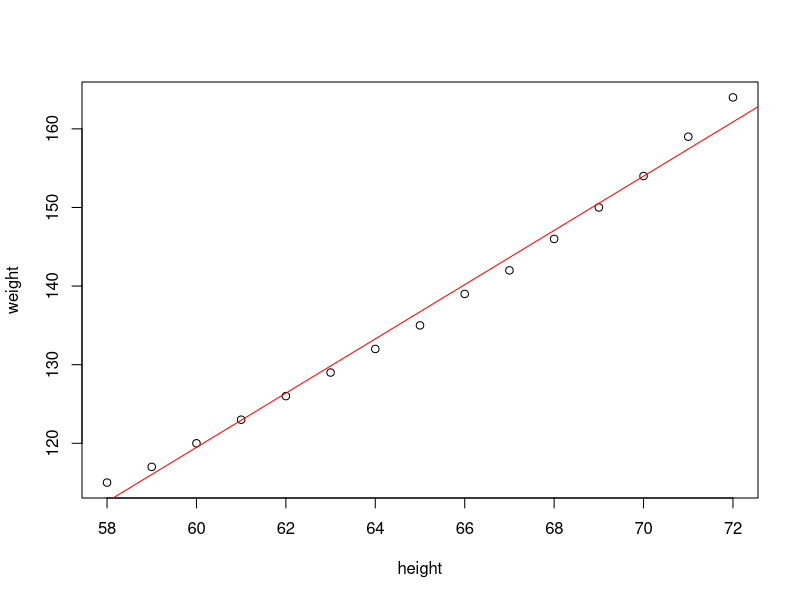
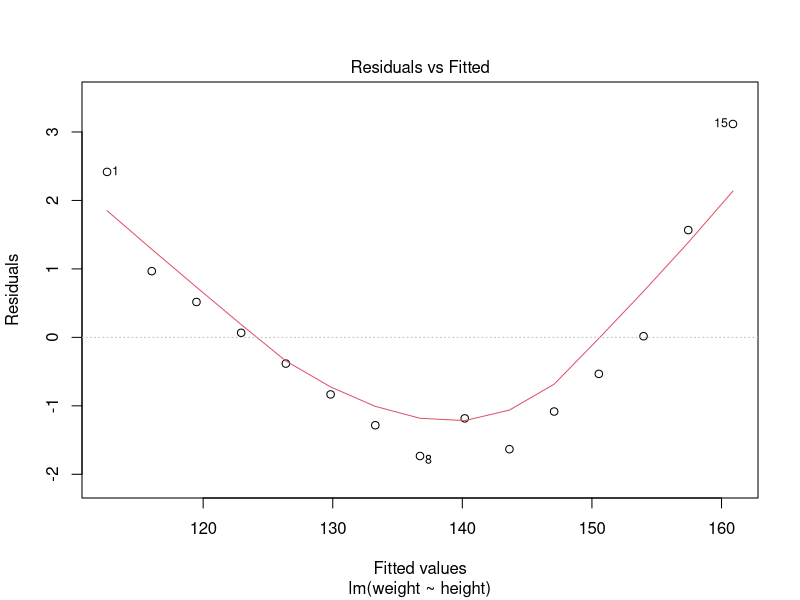
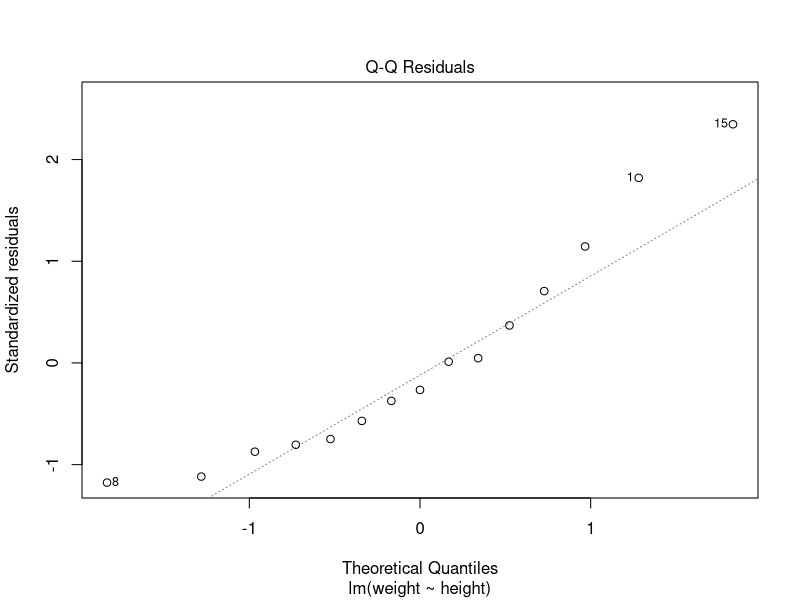
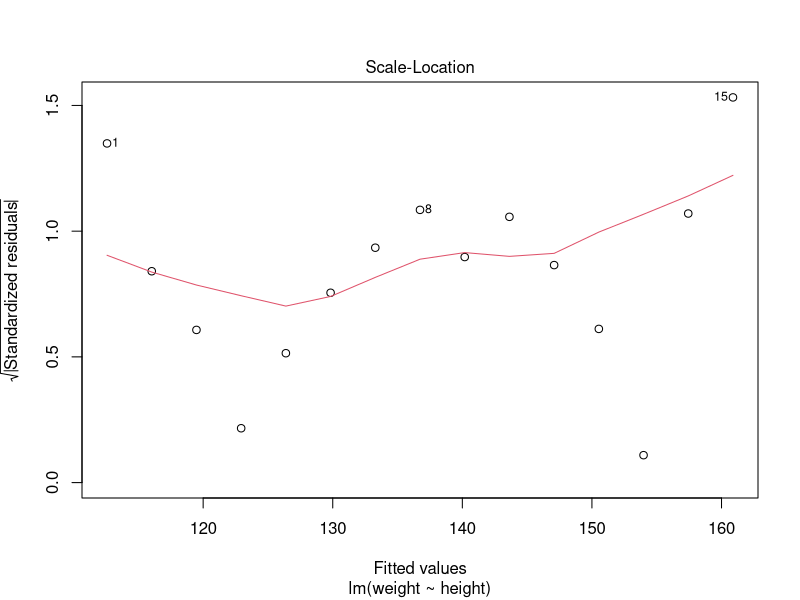
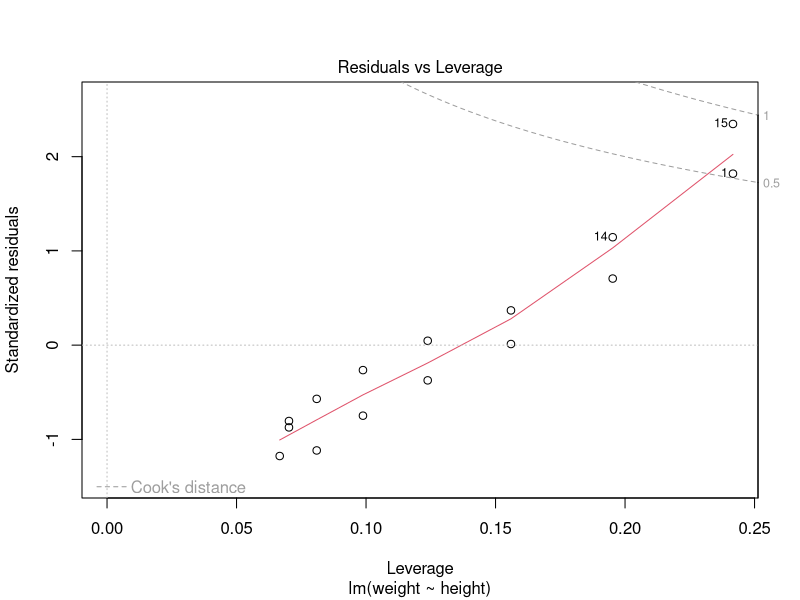
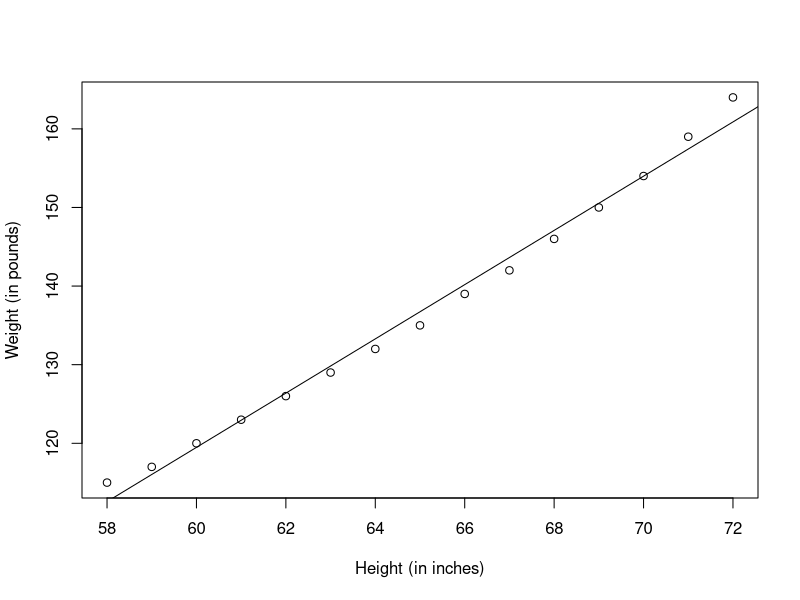
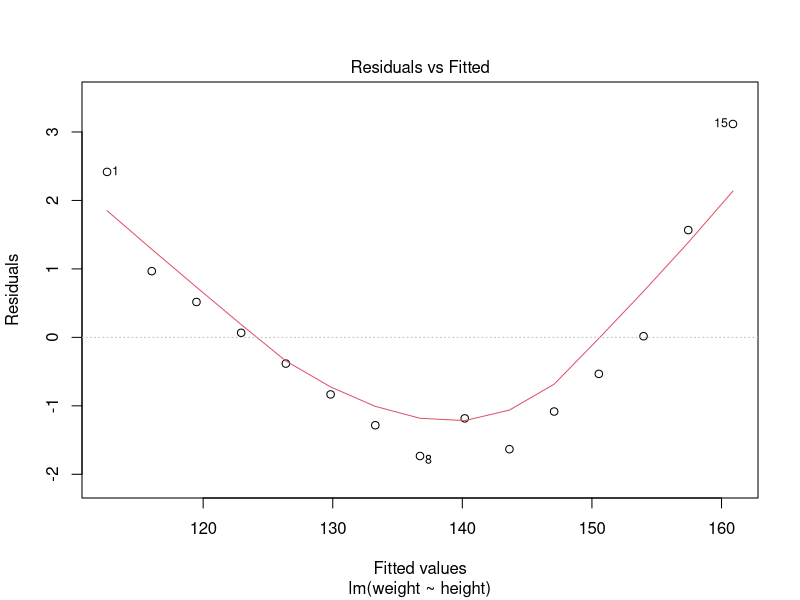
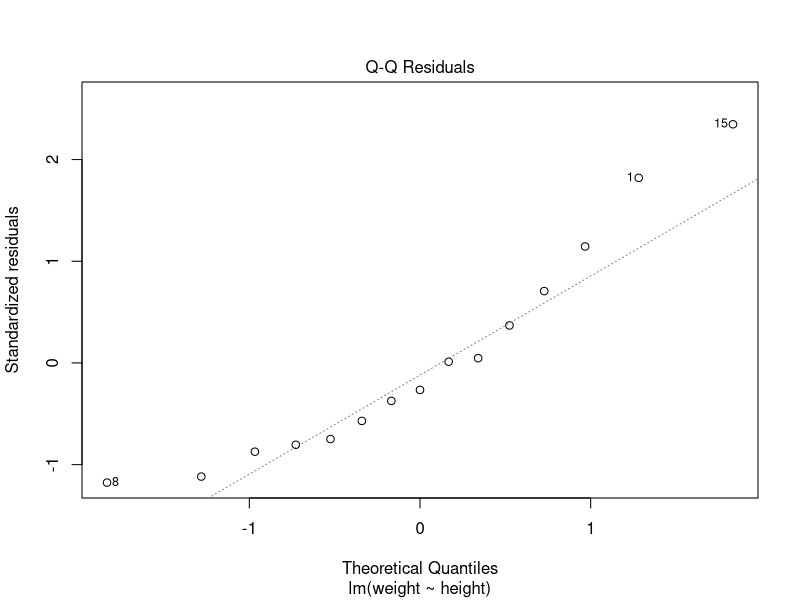

These figures' R source, in order: (Note: this script raises an error after producing the figures.)
# Modeling on women data set
data(women)
cor(women)
plot(women)  #par(mfrow=c(1,1))
abline(lm(weight ~ height, data=women),col='red' )
fit <- lm(weight ~ height, data=women)
plot(fit)
summary(fit)
women$weight

coefficients(fit)

fit$effects
cor(fitted(fit), women$weight)
fitted(fit)
residuals(fit)
plot(women$height,women$weight,xlab="Height (in inches)",
     ylab="Weight (in pounds)")
abline(fit)
# Weight = -87 + 3.455 x Height
#(mfrow=c(2,2))
plot(fit)
residualPlots(fit)

plot(y=residuals(fit),x= fitted(fit))

cbind(y=sqrt(scale(residuals(fit)^2)), x=fitted(fit))
residuals(fit)

x1 = residuals(fit)
y1=(x1 - min(x1)) / diff(range(x1))
plot(y=sqrt(y1), x=fitted(fit), ylim=c(0,1.5))

qqplot(residuals(fit))
scatter.smooth(y=sqrt(scale(residuals(fit))), x=fitted(fit))

loess.smooth(y=sqrt(scale(residuals(fit))), x=fitted(fit)) 
             
# Polynomial
fit2 <- lm(weight ~ height + I(height^2), data=women)
summary(fit2)
plot(women$height,women$weight,
     xlab="Height (in inches)",
     ylab="Weight (in lbs)")
lines(women$height,fitted(fit2))


#8.3.2 -----
fit2 = lm(weight ~ height + I (height ^ 2), data = women)
par(mfrow=c(2,2))
plot(fit2)

newfit = lm(weight ~ height + I (height ^ 2), data = women[-c(13,15),])
par(mfrow=c(2,2))
plot(newfit)


#Plot
par(mar=c(4,4,3,2))
library(car)
car::scatterplot(weight ~ height,
                 data=women,
                 spread=FALSE, lty.smooth=2,
                 pch=19,
                 main="Women Age 30-39",
                 xlab="Height (inches)",
                 ylab="Weight (lbs.)")

women$height
attach(women)
cbind(h=height, w= weight, W=round(fitted(fit),2), R=round(residuals(fit),2) )




#Eg1
data("women")
x = women$height
y = women$weight
mod1 <- lm(y ~ x)
plot(mod1)
plot(x, y, xlim=c(min(x)-5, max(x)+5), ylim=c(min(y)-10, max(y)+10))
abline(mod1, lwd=2)

res <- signif(residuals(mod1), 5)
pre <- predict(mod1) #
segments(x, y, x, pre, col="red")
library(calibrate)
textxy(x, y, res, cx=0.7)

#Different Data
x <- c(173, 169, 176, 166, 161, 164, 160, 158, 180, 187)
y <- c(80, 68, 72, 75, 70, 65, 62, 60, 85, 92)
mod2 <- lm(y ~ x)
plot(x, y, xlim=c(min(x)-5, max(x)+5), ylim=c(min(y)-10, max(y)+10))
abline(mod2, lwd=2)
res <- signif(residuals(mod2), 5)
pre <- predict(mod2)
segments(x, y, x, pre, col="red")
library(calibrate)
textxy(x, y, res, cx=0.7)



fit= lm(weight ~ height, data=women)
plot(x=fitted(fit), y=residuals(fit), main=' Residuals vs Fitted Values')
lines(loess.smooth(x=fitted(fit), y=residuals(fit)))

scatter.smooth(x=fitted(fit), y=residuals(fit), col='red',
               lpars= list(col='blue', lwd=3,lty=3))
points(x=fitted(fit), y=residuals(fit), col='green', pch=20)
labeltext = paste(rownames(women),paste(paste(women$height, women$weight,sep=','), round(fitted(fit),1),sep='-'), sep='=') 
labeltext
text(x=fitted(fit), y=residuals(fit),labeltext, cex=.75)
plot(fit, which=1)
text(x=fitted(fit), y=residuals(fit),labeltext, cex=.75)

# 
plot(lm(dist ~ speed, data = cars), which=1)

y=11:20 ; x=1:10
plot(x,y)
plot(lm(y ~ x), which=1)

influencePlot(lm(weight ~ height, data=women), id.method='identify',
              main='Influence PLot' , sub='Circle size is proportional to Cooks Distance' )

avPlots(lm(weight ~ height, data=women,
        ask=F, id.method='identify'))

avPlots(lm(mpg ~ hp + wt + cyl,
           data= mtcars),  ask=F, id.method='identify')


cutoff = 1/ nrow(women) -
  (length(lm(weight ~ height,
            data=women)$coefficients) - 2)
cutoff
plot(lm(weight ~ height,
        data=women), which=4, cook.levels=cut.off)
